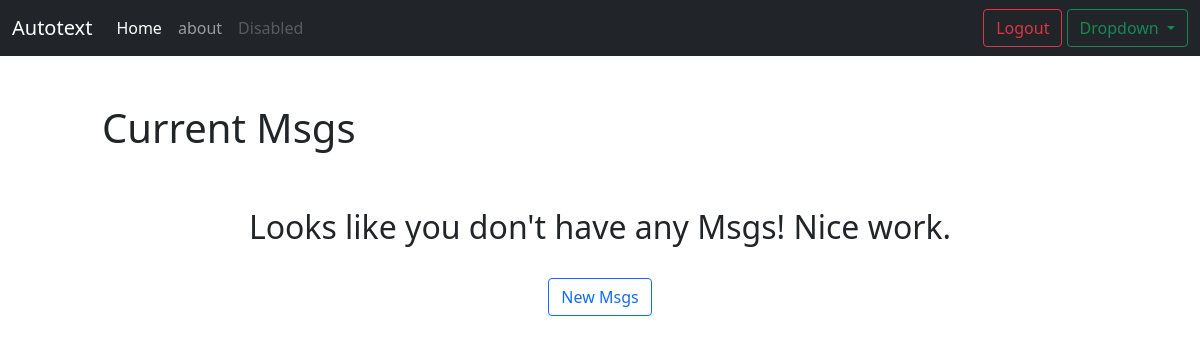
Page /current/ (signed in) on the earlier database version.
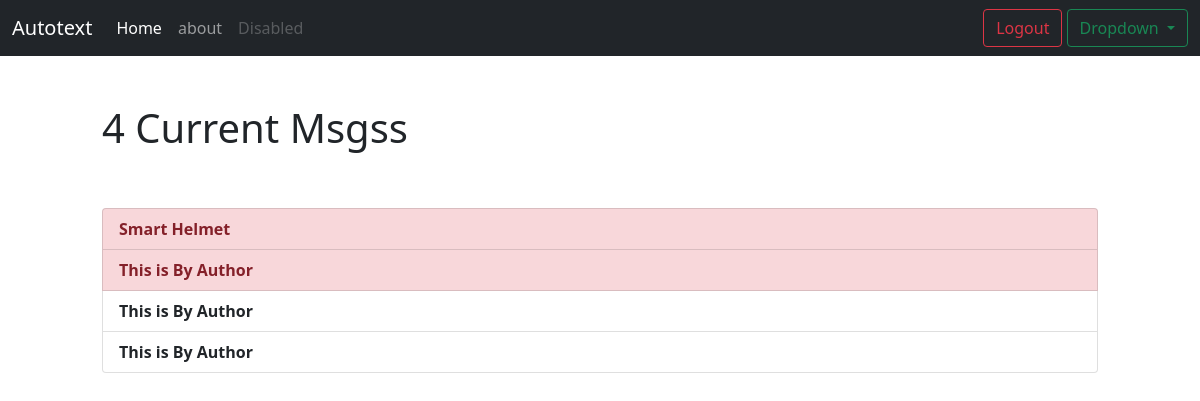
Same page on the later database version.
### reminders/models.py (models this page shows, shortened)
class Automate_text(models.Model):
    title = models.CharField(max_length=100)
    message = models.TextField(blank=True)
    number = models.IntegerField(blank=False)
    created = models.DateTimeField(auto_now_add=True)
    datecompleted = models.DateTimeField(null=True, blank=True)
    important = models.BooleanField(default=False)
    user = models.ForeignKey(User, on_delete=models.CASCADE)

### reminders/views.py (the view)
# urls.py: path('current/', views.currentmsgs, name='currentmsgs'),
@login_required
def currentmsgs(request):
    msg = Automate_text.objects.filter(user=request.user, datecompleted__isnull=True)
    return render(request, 'reminders/current_msg.html', {'msgs':msg})

### reminders/templates/reminders/current_msg.html (shortened to what this page needs)
{% extends "reminders/base_two.html" %}
{% block content %}
    <div class="row justify-content-center mt-5">
        <div class="col-md-10">
            {% if msgs %}
                 <h1>{{ msgs.count }} Current Msgs{{ msgs.count|pluralize }}</h1>
            {% else %}
                           <h1>Current Msgs</h1>
            {% endif %}
        </div>
    </div>
    <div class="row justify-content-center mt-5">
        <div class="col-md-10">
        {% if msgs %}
            <div class="list-group">
                {% for msg in msgs %}
                    <a href="{% url 'viewmsgs' msg.id %}" class="list-group-item list-group-item-action{% if msg.important %} list-group-item-danger{% endif %}"><b>{{ msg.title }}</b></a>
                {% endfor %}
            </div>
        {% else %}
            <div class="text-center">
                <h2>Looks like you don't have any Msgs! Nice work.</h2>
            <br>
            <a role="button" class="btn btn-outline-primary" href="{% url 'createmsgs' %}">New Msgs</a>
            </div>
        {% endif %}
        </div>
    </div>
{% endblock %}

### reminders/templates/reminders/base_two.html (shortened to what this page needs)
<!doctype html>
<html lang="en">
  <head>
    <link href="https://cdn.jsdelivr.net/npm/bootstrap@5.0.0-beta3/dist/css/bootstrap.min.css" rel="stylesheet">
  </head>
  <body>
    <nav class="navbar navbar-expand-lg navbar-dark bg-dark">
        <div class="container-fluid">
          <a class="navbar-brand" href="#">Autotext</a>
          <div class="collapse navbar-collapse" id="navbarTogglerDemo03">
            <ul class="navbar-nav me-auto mb-2 mb-lg-0">
              <li class="nav-item">
                <a class="nav-link active" aria-current="page" href="{% url 'home' %}">Home</a>
              </li>
              <li class="nav-item">
                <a class="nav-link" href="#">about</a>
              </li>
              <li class="nav-item">
                <a class="nav-link disabled" href="#" tabindex="-1" aria-disabled="true">Disabled</a>
              </li>
            </ul>
            <form class="d-flex">
                <div class="btn-group" role="group" aria-label="Button group with nested dropdown">
                <div>
                  {% if user.is_authenticated %}
                        <a role="button" href="{% url 'logoutuser' %}" class="btn btn-outline-danger">Logout</a>
                      </form>
                  <div class="btn-group" role="group">
                    <button id="btnGroupDrop1" type="button" class="btn btn-outline-success dropdown-toggle" data-bs-toggle="dropdown" aria-expanded="false">
                      Dropdown
                    </button>
                  </div>
              {% else %}
                      <a role="button" href="{% url 'signupuser' %}" class="btn btn-outline-warning">Sign Up</a>
                      <a role="button" href="{% url 'loginuser' %}" class="btn btn-outline-success">Login</a>
              {% endif %}
                </div>
          </div>
      </nav>
    {% block content %}
    {% endblock %}
  </body>
</html>

Differences in the rows shown:
added Automate_text: title "Smart Helmet", important True (drawn)
added Automate_text: title "This is By Author", important True (drawn)
added Automate_text: title "This is By Author", important False (drawn)
added Automate_text: title "This is By Author", important False (drawn)
Other differences:
{{ msgs.count }}: (not shown) → "4"
text no longer shown: "Looks like you don't have any Msgs! Nice work. New Msgs"
